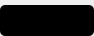
<?xml version="1.0" encoding="UTF-8"?>
<ui version="4.0">
 <class>CToolTips</class>
 <widget class="QWidget" name="CToolTips">
  <property name="geometry">
   <rect>
    <x>0</x>
    <y>0</y>
    <width>94</width>
    <height>36</height>
   </rect>
  </property>
  <property name="minimumSize">
   <size>
    <width>0</width>
    <height>22</height>
   </size>
  </property>
  <property name="maximumSize">
   <size>
    <width>16777215</width>
    <height>36</height>
   </size>
  </property>
  <property name="windowTitle">
   <string>CToolTips</string>
  </property>
  <layout class="QVBoxLayout" name="verticalLayout">
   <property name="spacing">
    <number>0</number>
   </property>
   <property name="leftMargin">
    <number>0</number>
   </property>
   <property name="topMargin">
    <number>0</number>
   </property>
   <property name="rightMargin">
    <number>0</number>
   </property>
   <property name="bottomMargin">
    <number>0</number>
   </property>
   <item alignment="Qt::AlignHCenter">
    <widget class="QWidget" name="widget" native="true">
     <property name="minimumSize">
      <size>
       <width>10</width>
       <height>5</height>
      </size>
     </property>
     <property name="maximumSize">
      <size>
       <width>10</width>
       <height>5</height>
      </size>
     </property>
     <property name="styleSheet">
      <string notr="true">QWidget#widget{
border-image: url(:/ctrl/img/ctrl/up.png);
background-color: rgb(255, 255, 255,0);
}
</string>
     </property>
    </widget>
   </item>
   <item>
    <widget class="QWidget" name="widget_2" native="true">
     <property name="styleSheet">
      <string notr="true">background-color: rgb(0, 0, 0, 255);
font: 12px &quot;微软雅黑&quot;;
border:0px groove gray;
border-radius:5px;
</string>
     </property>
     <layout class="QHBoxLayout" name="horizontalLayout">
      <property name="leftMargin">
       <number>0</number>
      </property>
      <property name="topMargin">
       <number>0</number>
      </property>
      <property name="rightMargin">
       <number>0</number>
      </property>
      <property name="bottomMargin">
       <number>0</number>
      </property>
      <item alignment="Qt::AlignHCenter">
       <widget class="QLabel" name="label_tips">
        <property name="styleSheet">
         <string notr="true">color: rgb(255, 255, 255);
background-color: rgb(0, 0, 0, 0);</string>
        </property>
        <property name="text">
         <string>&lt;html&gt;&lt;head/&gt;&lt;body&gt;&lt;p&gt;&lt;br/&gt;&lt;/p&gt;&lt;/body&gt;&lt;/html&gt;</string>
        </property>
       </widget>
      </item>
     </layout>
    </widget>
   </item>
  </layout>
 </widget>
 <layoutdefault spacing="6" margin="11"/>
 <resources>
  <include location="../../VLive/VLive.qrc"/>
 </resources>
 <connections/>
</ui>
